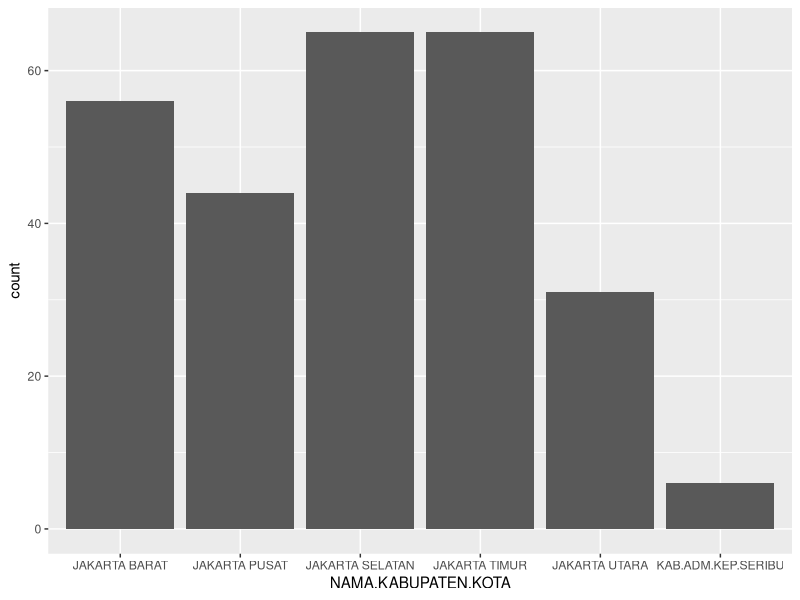
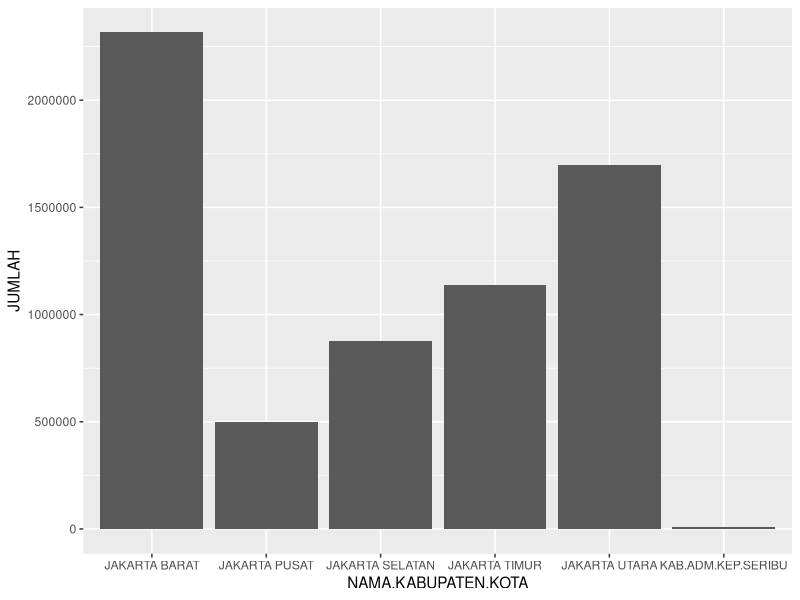
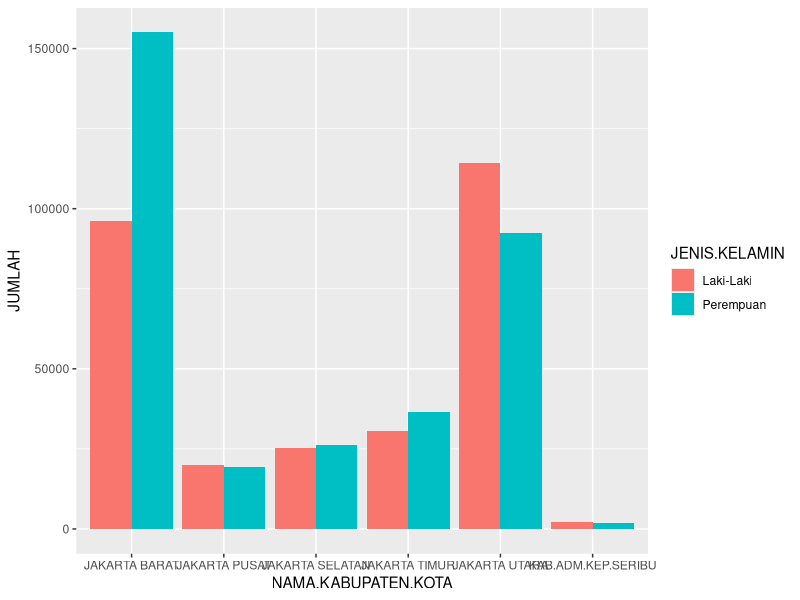
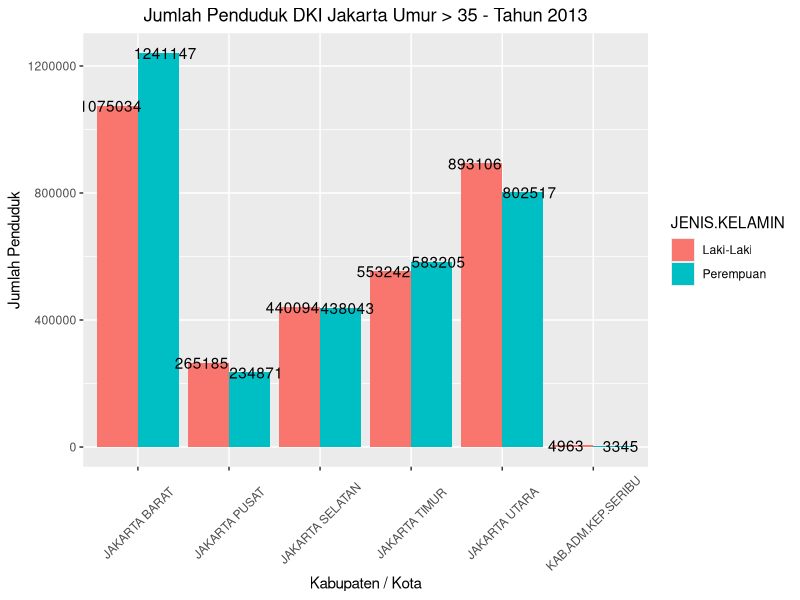
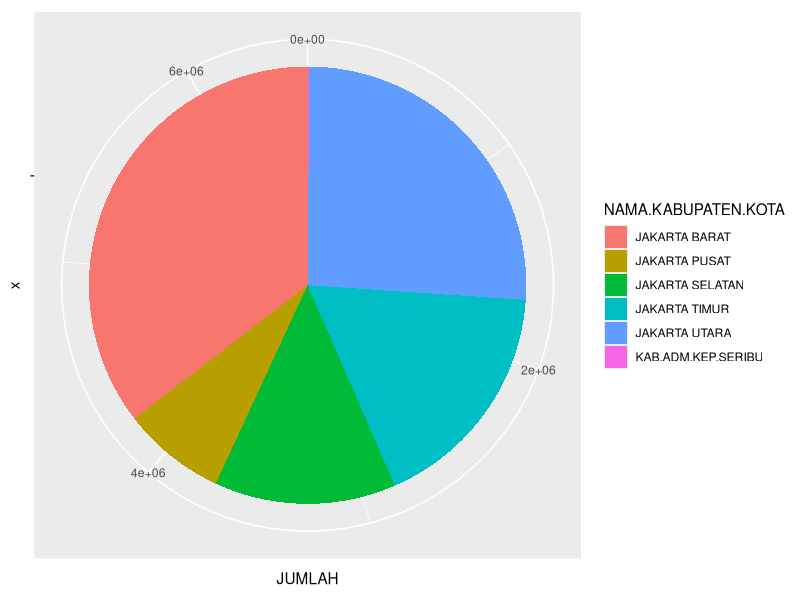
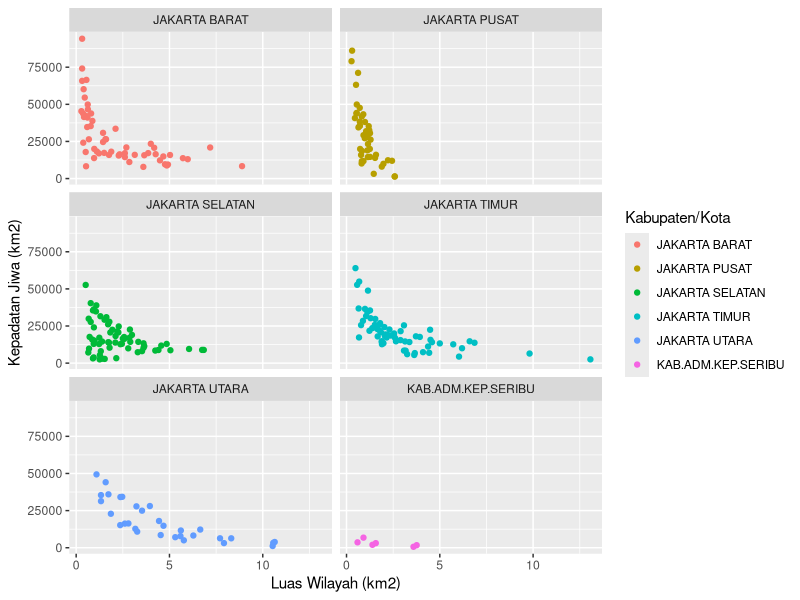
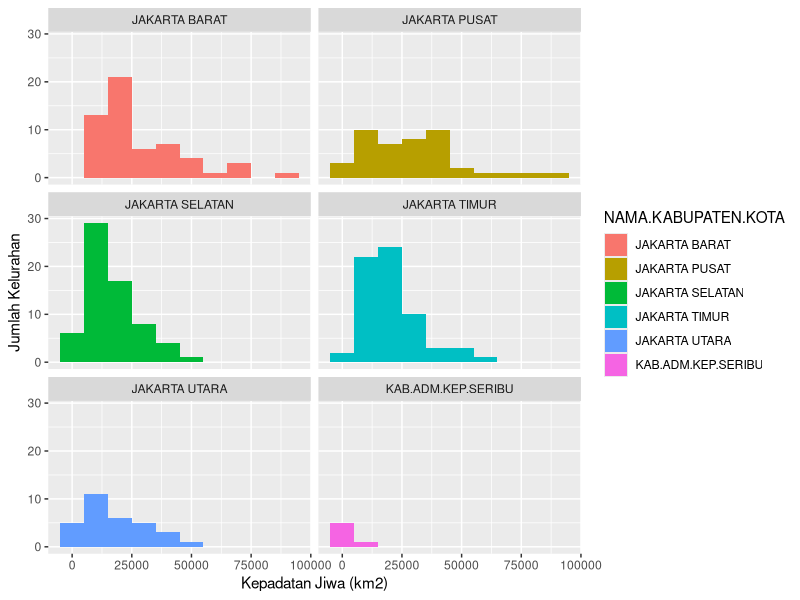

Reproduce these figures in R, in order.
## Memanggil library ggplot2
library(ggplot2)

## Membaca data dan memasukan ke dalam variable
setwd("E:/MATERI KULIAH SADHAR/Semester 6/Data Mining/Belajar Visualisasi Data R/Visualisasi Data Dasar Dengan R")
penduduk<- read.csv("dataset/dkijumlahpenduduk_2_2013.csv", sep=";")

## Membuat Plot dengan geom_bar
plot_penduduk <- ggplot(data=penduduk, aes(x = NAMA.KABUPATEN.KOTA))
plot_penduduk+geom_bar()

#Aesthatic Y dan Stat Identity
plot_penduduk <- ggplot(data=penduduk, aes(x = NAMA.KABUPATEN.KOTA, y=JUMLAH))
plot_penduduk+geom_bar(stat="identity")                        

#Aesthetic Fill dan Position Dodge
plot_penduduk <- ggplot(data=penduduk, aes(x = NAMA.KABUPATEN.KOTA, y=JUMLAH, fill=JENIS.KELAMIN))
plot_penduduk+geom_bar(stat="identity",position="dodge")





#Fungsi Aggregate
penduduk<- read.csv("dataset/dkijumlahpenduduk_2_2013.csv", sep=";")

#Melakukan agregasi
p <- aggregate(x=list(JUMLAH=penduduk$JUMLAH), FUN=sum, by = list(NAMA.KABUPATEN.KOTA=penduduk$NAMA.KABUPATEN.KOTA, JENIS.KELAMIN=penduduk$JENIS.KELAMIN))
#Bagian plot
plot.dki <- ggplot(data=p, aes(x = NAMA.KABUPATEN.KOTA, y=JUMLAH,fill=JENIS.KELAMIN, label = JUMLAH))

#Bagian penambahan layer
plot.dki <- plot.dki + geom_bar(stat="identity", position="dodge")

plot.dki <- plot.dki + labs(title="Jumlah Penduduk DKI Jakarta Umur > 35 - Tahun 2013", x="Kabupaten / Kota", y="Jumlah Penduduk")
plot.dki <- plot.dki + theme(axis.text.x = element_text(angle=45,vjust = 0.5), plot.title = element_text(hjust=0.5))
plot.dki <- plot.dki + geom_text(position = position_dodge(1.2))
plot.dki



#Membuat grafik PIE
penduduk<- read.csv("dataset/dkijumlahpenduduk_2_2013.csv", sep=";")
p <- aggregate(x=list(JUMLAH=penduduk$JUMLAH), FUN=sum, by = list(NAMA.KABUPATEN.KOTA=penduduk$NAMA.KABUPATEN.KOTA))

#Plot grafik pie chart
plot.dki <- ggplot(data=p, aes(x="", y=JUMLAH, fill = NAMA.KABUPATEN.KOTA))

plot.dki <- plot.dki + geom_bar(width = 1, stat = "identity")
plot.dki <- plot.dki + coord_polar("y", start=0)
plot.dki

#Membagi Grafik dengan Faceting
penduduk<- read.csv("dataset/dkijumlahpenduduk_2_2013.csv", sep=";")
#Menambahkan data dan aesthetic mapping
plot.dki <- ggplot(data=penduduk, aes(x = LUAS.WILAYAH..KM2.,  y=KEPADATAN..JIWA.KM2.,  color=NAMA.KABUPATEN.KOTA))

#Menambahkan layer
plot.dki <- plot.dki + layer(geom = "point", stat="identity", position = "identity")
plot.dki <- plot.dki + labs(x="Luas Wilayah (km2)", y="Kepadatan Jiwa (km2)", color="Kabupaten/Kota")
plot.dki + facet_wrap( ~ NAMA.KABUPATEN.KOTA, ncol=2)

#Faceting pada Histogram
penduduk<- read.csv("dataset/dkijumlahpenduduk_2_2013.csv", sep=";")
#Menambahkan data dan aesthetic mapping
plot.dki <- ggplot(data=penduduk, aes(x=KEPADATAN..JIWA.KM2.,  fill=NAMA.KABUPATEN.KOTA))

#Menambahkan layer
plot.dki <- plot.dki + geom_histogram(binwidth=10000)
plot.dki <- plot.dki + labs(x="Kepadatan Jiwa (km2)", y="Jumlah Kelurahan", color="Kabupaten/Kota")
plot.dki + facet_wrap(~NAMA.KABUPATEN.KOTA, ncol=2)